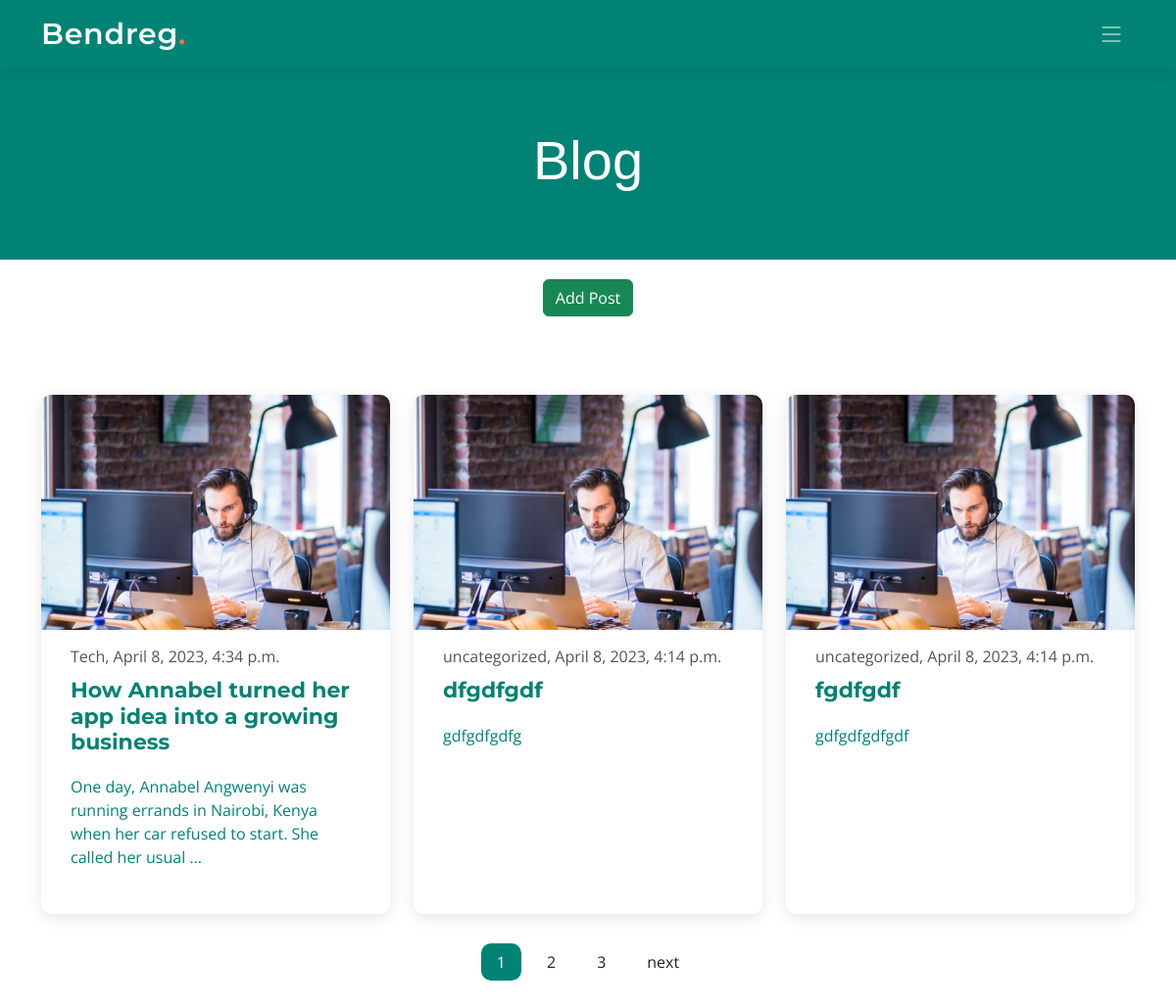
The app's page /, older data.
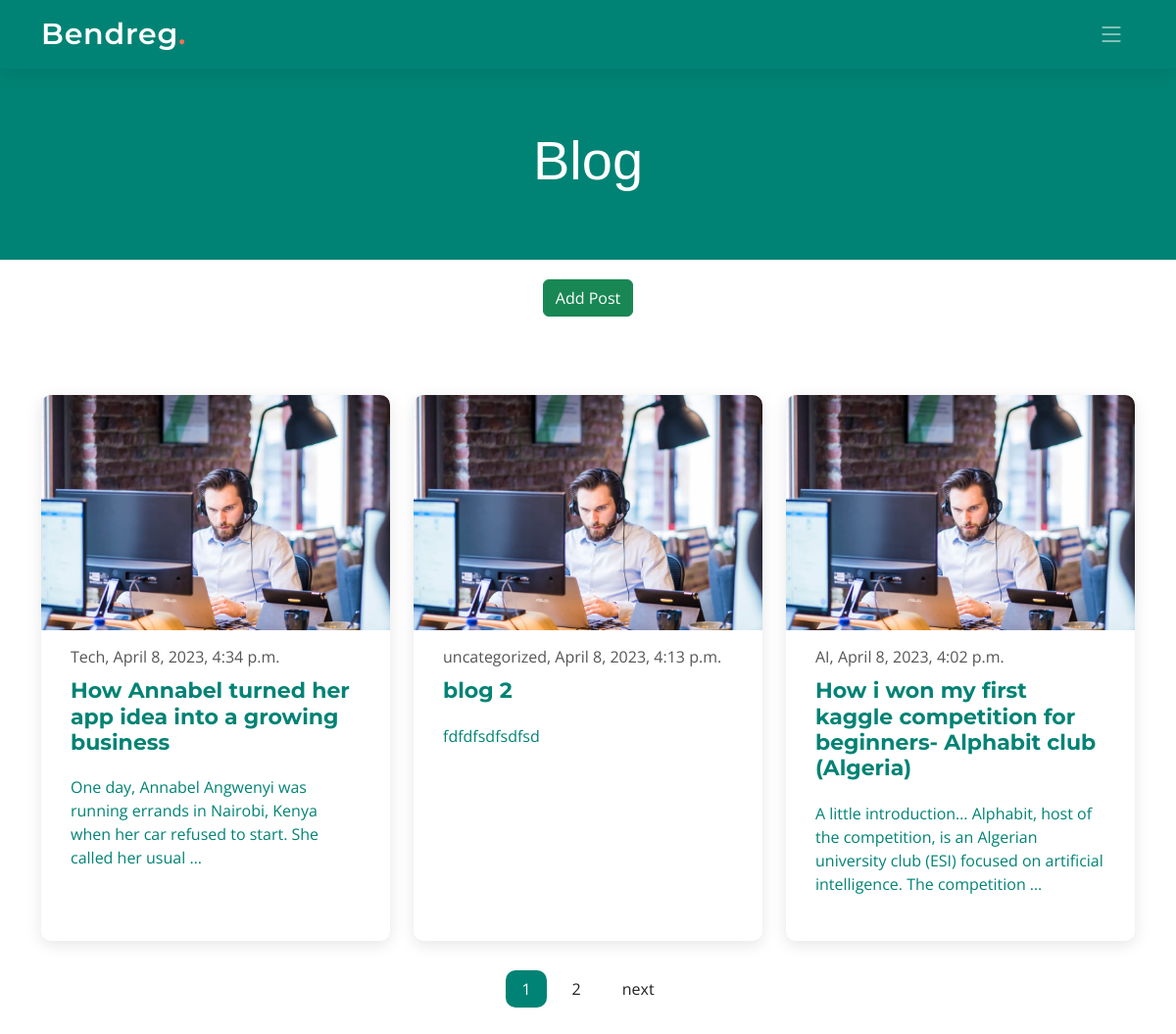
The same page, newer data.
### posts/models.py (models this page shows, shortened)
class Post(models.Model):
    title = models.CharField(max_length=200)
    body = models.TextField()
    date = models.DateTimeField(default=datetime.now, blank=True)
    category = models.CharField(max_length=200, default='uncategorized')

### posts/views.py (the view)
# urls.py: path('', views.index, name='index'),
def index(request):
    posts = Post.objects.all().order_by('-date')
    paginator = Paginator(posts, 3)
    page = request.GET.get('page')
    posts = paginator.get_page(page)
    return render(request, 'index.html', {'posts': posts})

### templates/index.html (shortened to what this page needs)
{% load static %}
<!DOCTYPE html>
<html lang="en">
<head>
  <link href="{% static 'assets/vendor/bootstrap/css/bootstrap.min.css' %}" rel="stylesheet">
  <link href="{% static 'assets/vendor/bootstrap-icons/bootstrap-icons.css' %}" rel="stylesheet">
  <link href="{% static 'assets/vendor/aos/aos.css" rel="stylesheet' %}">
  <link href="{% static 'assets/vendor/glightbox/css/glightbox.min.css' %}" rel="stylesheet">
  <link href="{% static 'assets/vendor/swiper/swiper-bundle.min.css' %}" rel="stylesheet">
  <link href="{% static 'assets/css/main.css' %}" rel="stylesheet">
</head>
<body style="overflow-x: hidden">
  <header id="header" class="header d-flex align-items-center">
    <div class="container-fluid container-xl d-flex align-items-center justify-content-between">
      <a href="/" class="logo d-flex align-items-center">
        <h1>Bendreg<span>.</span></h1>
      </a>
      <i class="mobile-nav-toggle mobile-nav-show bi bi-list"></i>
    </div>
  </header>
  <main id="main">
    <div class="breadcrumbs">
      <div class="page-header d-flex align-items-center">
        <div class="container position-relative">
          <div class="row d-flex justify-content-center">
            <div class="col-lg-6 text-center">
              <h2>Blog</h2>
            </div>
          </div>
        </div>
      </div>
    </div>
    <div style="text-align: center; margin: 20px auto">
    <div class="row">
        <div>
          <a href="/create" class="btn btn-success">Add Post</a>
        </div>
      </div>
    </div>
    <section id="blog" class="blog">
      <div class="container" data-aos="fade-up">
        <div class="row gy-4 posts-list">
          {% for post in posts %}
            <div class="col-xl-4 col-md-6">
            <article>
              <a href="/post/{{ post.id }}">
                <div class="post-img">
                  <img src="{% static 'assets/img/blog/blog-1.jpg' %}" alt="" class="img-fluid">
                </div>
                <p class="post-category">{{ post.category }}, {{ post.date }}</p>
                <h2 class="title">{{ post.title }}</h2>
                <p>{{ post.body| truncatewords:20}} </p>
              </a>
            </article>
          </div>
            {% endfor %}
        </div>
        <div class="blog-pagination">
      <ul class="justify-content-center">
        {% for i in posts.paginator.page_range %}
          {% if posts.number == i %}
            <li class="active"><a href="#">{{ i }}</a></li>
          {% else %}
            <li><a href="?page={{ i }}">{{ i }}</a></li>
          {% endif %}
        {% endfor %}
        {% if posts.has_next %}
          <li><a href="?page={{ posts.next_page_number }}">next</a></li>
        {% endif %}
      </ul>
    </div>
      </div>
    </section>
  </main>
</body>
</html>

Row changes from the older to the newer data that the page shows:
removed Post: category "uncategorized", date "April 8, 2023, 4:14 p.m.", title "dfgdfgdf", body "gdfgdfgdfg"
removed Post: category "uncategorized", date "April 8, 2023, 4:14 p.m.", title "fgdfgdf", body "gdfgdfgdfgdf"
now on this page (row unchanged): Post: category "uncategorized", date "April 8, 2023, 4:13 p.m.", title "blog 2", body "fdfdfsdfsdfsd"
now on this page (row unchanged): Post: category "AI", date "April 8, 2023, 4:02 p.m.", title "How i won my first kaggle competition for beginners- Alphabit club (Algeria)", body "A little introduction… Alphabit, host of the competition, is an Algerian university club (ESI) focused on artificial intelligence. The competition …"
Text that changed along with them:
list line gone: "3"
